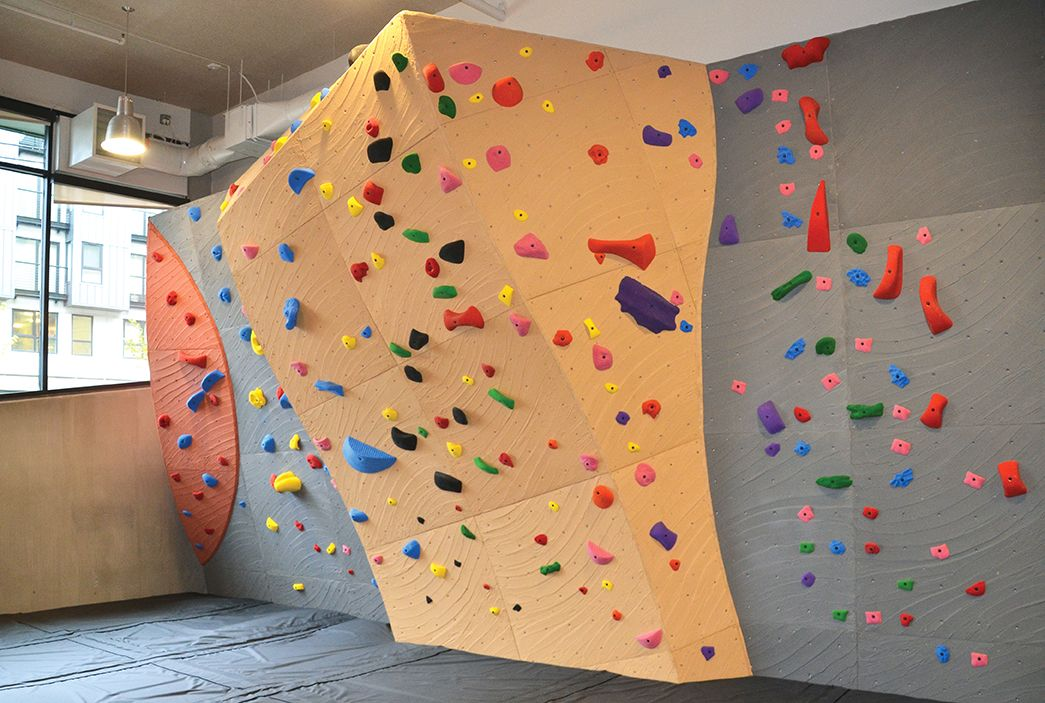
#> input picture images/test.jpg, 1045 x 703 px
$ python segment_colors_v2.py
#> lines starting #> are read from the running program, lines starting #| are printed output that depends on the picture; after the words box and inside, x2 and y2 are one past the last pixel; in counts of white or black regions, pixels touching at a corner belong together
import cv2
import numpy as np


def preview(image, desc="test"):
    while 1:
        cv2.imshow(desc, image)
        if cv2.waitKey(10) & 0xFF == 27:
            break

    cv2.destroyAllWindows()


def pick_colors(image, n, desc="Choose colors"):
    global counter
    while counter < n:
        cv2.imshow(desc, image)
        cv2.setMouseCallback(desc, mouse_points)
        if cv2.waitKey(10) & 0xFF == 27:
            break

    cv2.destroyAllWindows()


def mouse_points(event, x, y, flags, params):
    global counter
    global clicked_coords_mat
    global im
    global picked_rgb
    # Left button click
    if event == cv2.EVENT_LBUTTONDOWN:
        print(counter)
        print(y, x)
        print(np.flip(im[y, x]))  # reversed(BGR) = RGB
        print(rgb_to_hsv(np.flip(im[y, x])))
        clicked_coords_mat[counter] = y, x
        cur_cols = []
        for i in range(y-2, y+3):
            if i < 0 or i == im.shape[0]:
                continue
            for j in range(x-2, x+3):
                if j < 0 or j == im.shape[1]:
                    continue
                cur_cols.append(np.flip(im[i, j]))
        cur_cols = np.vstack(cur_cols)
        picked_rgb[counter] = np.median(cur_cols, axis=0)
        counter = counter + 1


def rgb_to_hsv(rgb_arr):
    r = rgb_arr[0]
    g = rgb_arr[1]
    b = rgb_arr[2]
    r, g, b = r / 255.0, g / 255.0, b / 255.0
    mx = max(r, g, b)
    mn = min(r, g, b)
    df = mx - mn
    if mx == mn:
        h = 0
    elif mx == r:
        h = (60 * ((g - b) / df) + 360) % 360
    elif mx == g:
        h = (60 * ((b - r) / df) + 120) % 360
    elif mx == b:
        h = (60 * ((r - g) / df) + 240) % 360
    if mx == 0:
        s = 0
    else:
        s = df / mx
    v = mx
    return h/2, s*255, v


def increase_brightness(img, value=30):
    hsv = cv2.cvtColor(img, cv2.COLOR_BGR2HSV)
    h, s, v = cv2.split(hsv)
    lim = 255 - value
    v[v > lim] = 255
    v[v <= lim] += value
    final_hsv = cv2.merge((h, s, v))
    img = cv2.cvtColor(final_hsv, cv2.COLOR_HSV2BGR)
    return img


def decrease_saturation(img, value=30):
    hsv = cv2.cvtColor(img, cv2.COLOR_BGR2HSV)
    h, s, v = cv2.split(hsv)
    lim = value
    s[s < lim] = 0
    s[s >= lim] -= value
    final_hsv = cv2.merge((h, s, v))
    img = cv2.cvtColor(final_hsv, cv2.COLOR_HSV2BGR)
    return img


# def decrease_saturation(img, value=)


if __name__ == "__main__":
    im = cv2.imread('images/test.jpg')
#> im is the input picture: shape (703, 1045, 3); mean B, G, R 115.3, 137, 162.5

    num_colors = 16  # Hue bins
    # Create a lookup table for the hue values
    hue_scale = np.linspace(0, 255, num_colors + 1).astype(np.uint8)  # see bottom
    hue_lut = np.zeros((1, 256), dtype=np.uint8)
    i = 0
    for i in range(num_colors):
        hue_lut[0, hue_scale[i]:hue_scale[i + 1]] = i * (256 // num_colors)
    hue_lut[0, 255] = i * (256 // num_colors)

    n = 1
    clicked_coords_mat = np.zeros((n, 2), int)
    picked_rgb = np.zeros((n, 3), int)
    counter = 0

    # Manually sample colors (pick colors from pixels around it)
    pick_colors(im, n)
#> (key Esc is pressed here)
    picked_hsv = rgb_to_hsv(picked_rgb[0])
    picked_h = picked_hsv[0]
    print(f"selected h: {picked_h}")
    picked_color = hue_lut[0, int(picked_h + 0.5)]
    print(f"h converted to discrete color: {picked_color}")
    picked_s = picked_hsv[1]
    picked_v = picked_hsv[2]

    # convert the input image to hsv
    hsv_im = cv2.cvtColor(im, cv2.COLOR_BGR2HSV)
#> hsv_im: shape (703, 1045, 3); mean H, S, V 33.5, 77.8, 166.9
    # preview(hsv_im, desc="HSV")

    # Apply the hue LUT to the hue channel of the image
    hue_channel = hsv_im[:, :, 0]
    hue_discretized = cv2.LUT(hue_channel, hue_lut)
    hsv_im[:, :, 0] = hue_discretized
#> hsv_im: shape (703, 1045, 3); mean H, S, V 28, 77.8, 166.9
    bgr = cv2.cvtColor(hsv_im, cv2.COLOR_HSV2BGR)
    preview(bgr, desc="BGR discretized")
#> (key Esc is pressed here)

    # Create mask on color discretized image
    low_h = picked_color - 1 if picked_color > 0 else 0
    high_h = picked_color + 1 if picked_color < 179 else 179
    high_s = int(np.ceil(picked_s/50.0)) * 50
    low_s = high_s - 50
    high_v = 50 if picked_v < 0.3 else 255
    if high_v == 50:
        high_s = 100
        low_s = 0
    print(f"low h = {low_h}, high h = {high_h}")
    print(f"high s = {high_s}")
    print(f"high v = {high_v}")
    mask = cv2.inRange(hsv_im, np.array([low_h, low_s, 0]), np.array([high_h, high_s, high_v]))
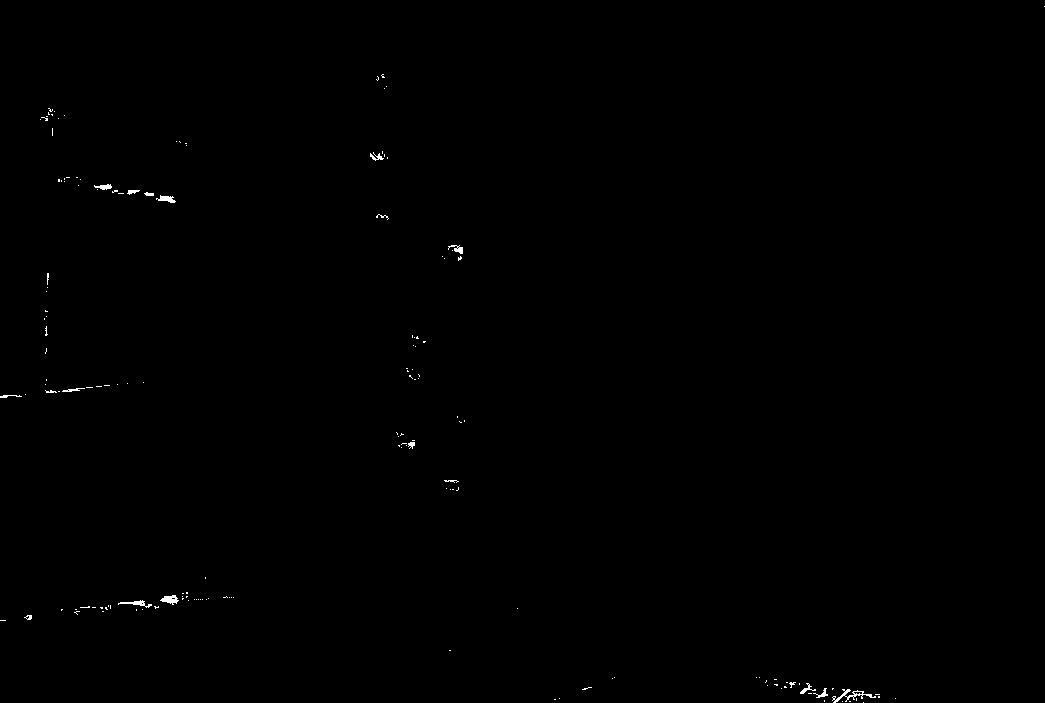
#> mask: shape (703, 1045); 0.2% white in thin lines or dots
    # mask = cv2.inRange(hsv_im, np.array([0, 50, 20]), np.array([5, 255, 255]))
    # mask = cv2.inRange(hsv_im, np.array([60, 35, 140]), np.array([180, 255, 255]))
    preview(mask, desc="mask init")
#> (key Enter is pressed here)
    kernel1 = cv2.getStructuringElement(cv2.MORPH_ELLIPSE, (2, 2))  # open
    kernel2 = cv2.getStructuringElement(cv2.MORPH_ELLIPSE, (15, 15))  # close
    kernel3 = cv2.getStructuringElement(cv2.MORPH_ELLIPSE, (15, 15))  # dilate
    # Open: erosion then dilation - to remove tiny spots else where
    mask = cv2.morphologyEx(mask, cv2.MORPH_OPEN, kernel1)
#> mask: shape (703, 1045); 0.13% white; 58 white regions (43 under 20 px), largest, box (x1, y1, x2, y2) and area: (161, 596, 179, 604) 104, (159, 197, 176, 204) 81, (120, 601, 146, 607) 81
    #preview(mask, desc="mask open")
    # Close: dilation then erosion - to remove tiny spots inside the selected region
    mask = cv2.morphologyEx(mask, cv2.MORPH_CLOSE, kernel2)
#> mask: shape (703, 1045); 0.22% white; 32 white regions (22 under 20 px), largest, box (x1, y1, x2, y2) and area: (784, 683, 881, 703) 712, (120, 596, 180, 609) 251, (125, 191, 176, 204) 181
    #preview(mask, desc="mask close")
    mask = cv2.dilate(mask, kernel3, iterations=1)
#> mask: shape (703, 1045); 1.5% white; 19 white regions, largest, box (x1, y1, x2, y2) and area: (770, 676, 888, 703) 2081, (81, 586, 196, 617) 1906, (89, 178, 183, 211) 1622
    #preview(mask, desc="mask final")
    # create an inverse of the mask
    mask_inv = cv2.bitwise_not(mask)
    # Filter only the selected color from the original image
    # res = increase_saturation(im, value=50)
    res = cv2.bitwise_and(im, im, mask=mask)
    # preview(res)
    background = increase_brightness(im, value=75)
#> in increase_brightness, `v[v <= lim] += value`:
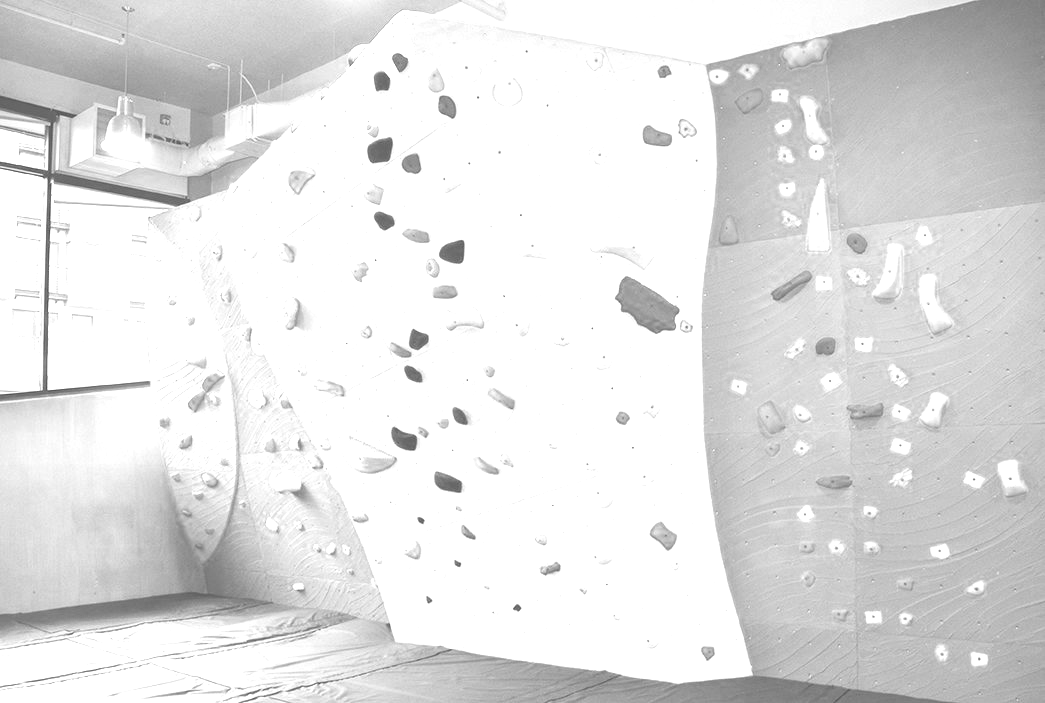
#> v: shape (703, 1045); min 77, max 255, mean 225.8
#> in increase_brightness, `final_hsv = cv2.merge((h, s, v))`: final_hsv: shape (703, 1045, 3); mean H, S, V 33.5, 77.8, 225.8
    background = decrease_saturation(background, value=50)
#> in decrease_saturation, `hsv = cv2.cvtColor(img, cv2.COLOR_BGR2HSV)`: hsv: shape (703, 1045, 3); mean H, S, V 33.5, 78.5, 225.8
#> in decrease_saturation, `s[s < lim] = 0`:
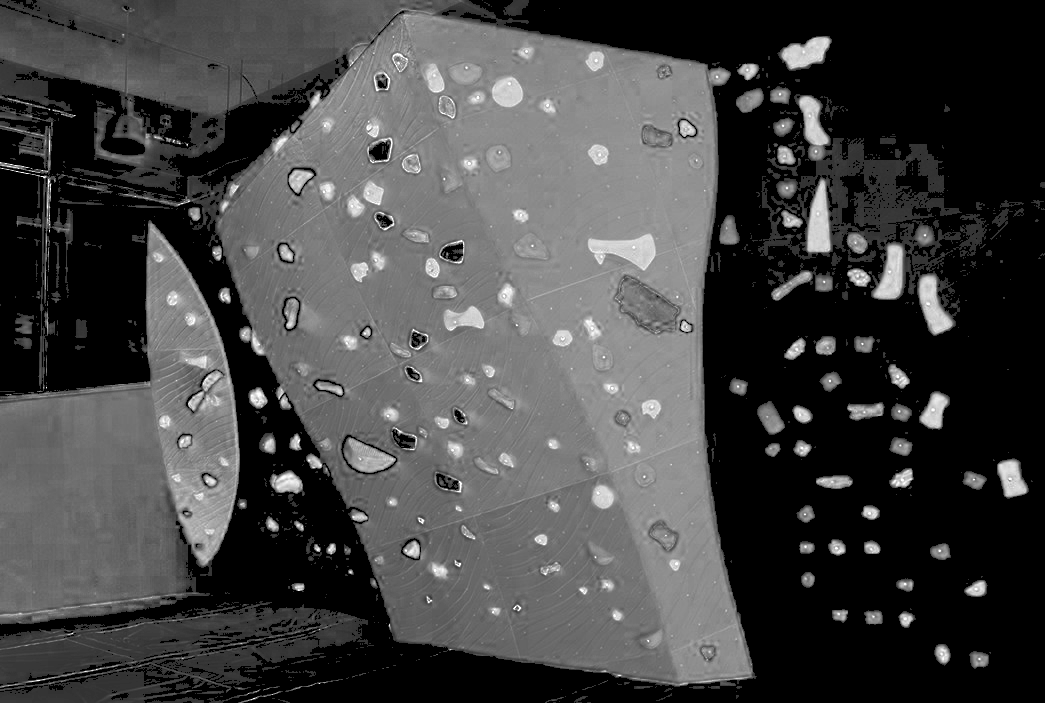
#> s: shape (703, 1045); min 0, max 255, mean 68.2
#> in decrease_saturation, `s[s >= lim] -= value`:
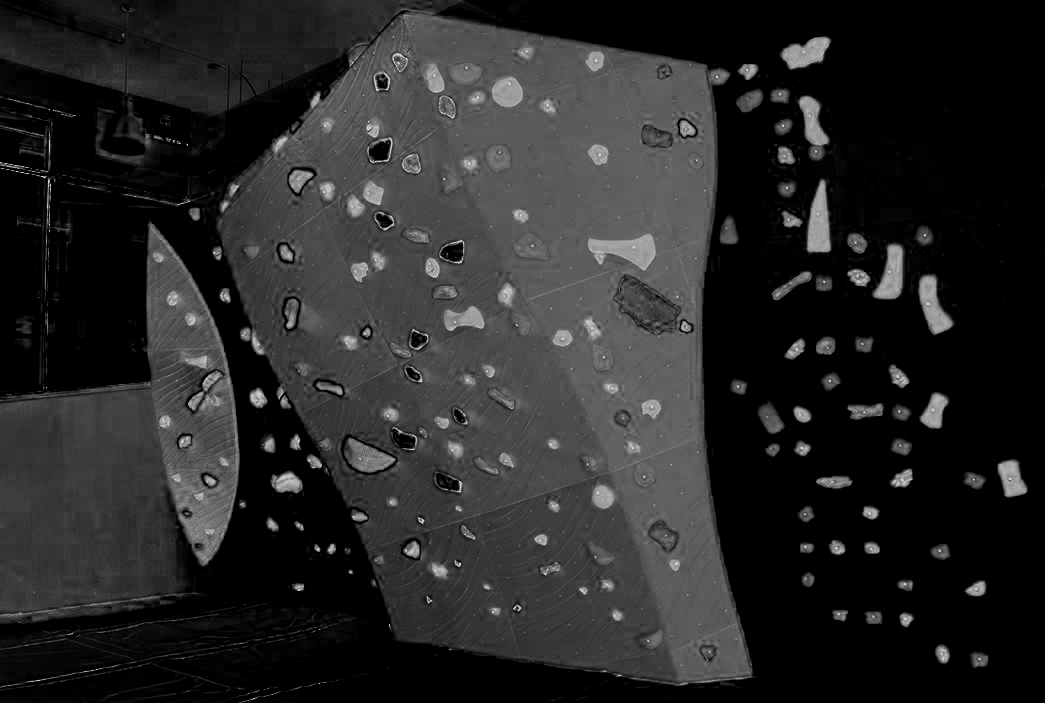
#> s: shape (703, 1045); min 0, max 205, mean 39
#> in decrease_saturation, `final_hsv = cv2.merge((h, s, v))`: final_hsv: shape (703, 1045, 3); mean H, S, V 33.5, 39, 225.8
#> in decrease_saturation, `img = cv2.cvtColor(final_hsv, cv2.COLOR_HSV2BGR)`:
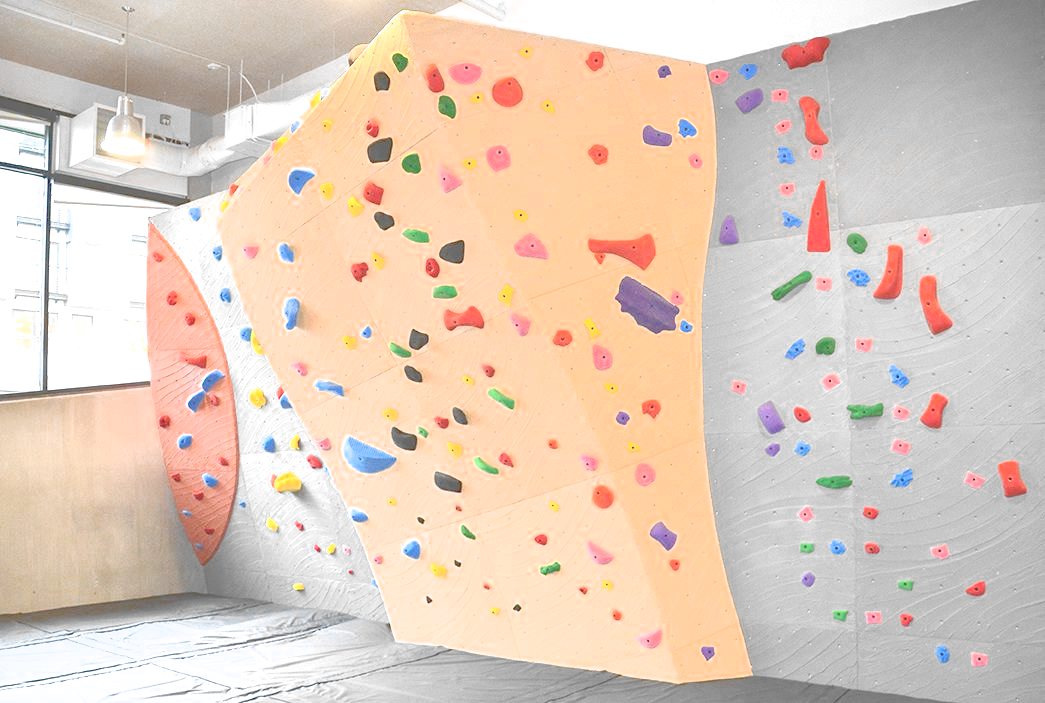
#> img: shape (703, 1045, 3); mean B, G, R 190.1, 204.8, 223.9
    gray_bg = cv2.cvtColor(background, cv2.COLOR_BGR2GRAY)
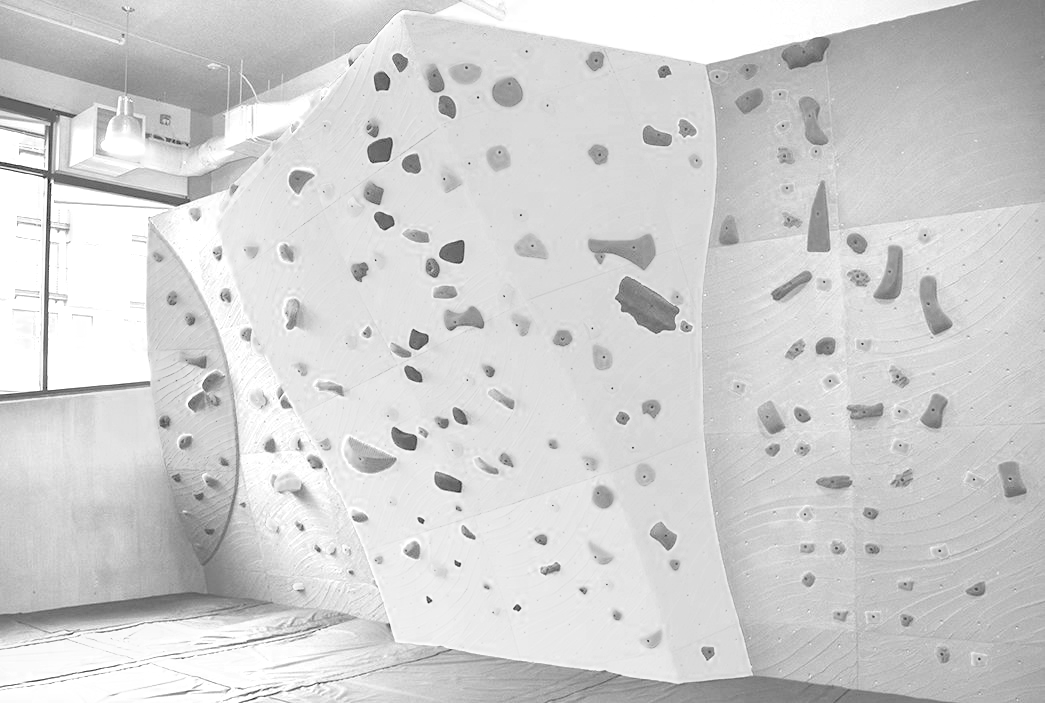
#> gray_bg: shape (703, 1045); min 22, max 255, mean 208.9
    background = cv2.bitwise_and(gray_bg, gray_bg, mask=mask_inv)
    # preview(background)
    # convert the one channelled grayscale background to a three channelled image
    background = np.stack((background,)*3, axis=-1)
#> background: shape (703, 1045, 3)
    # super impose white by addWeighted()
    # add the foreground and the background
    out = cv2.add(res, background)
    preview(out)


"""
The reason for using the 0-179 range instead of the more common 0-360 range is that
OpenCV represents the hue values as 8-bit integers, which can only hold values from
0 to 255. By using the 0-179 range, OpenCV can represent the full range of hues using
just one byte per pixel, which makes it more efficient for image processing operations.
"""
